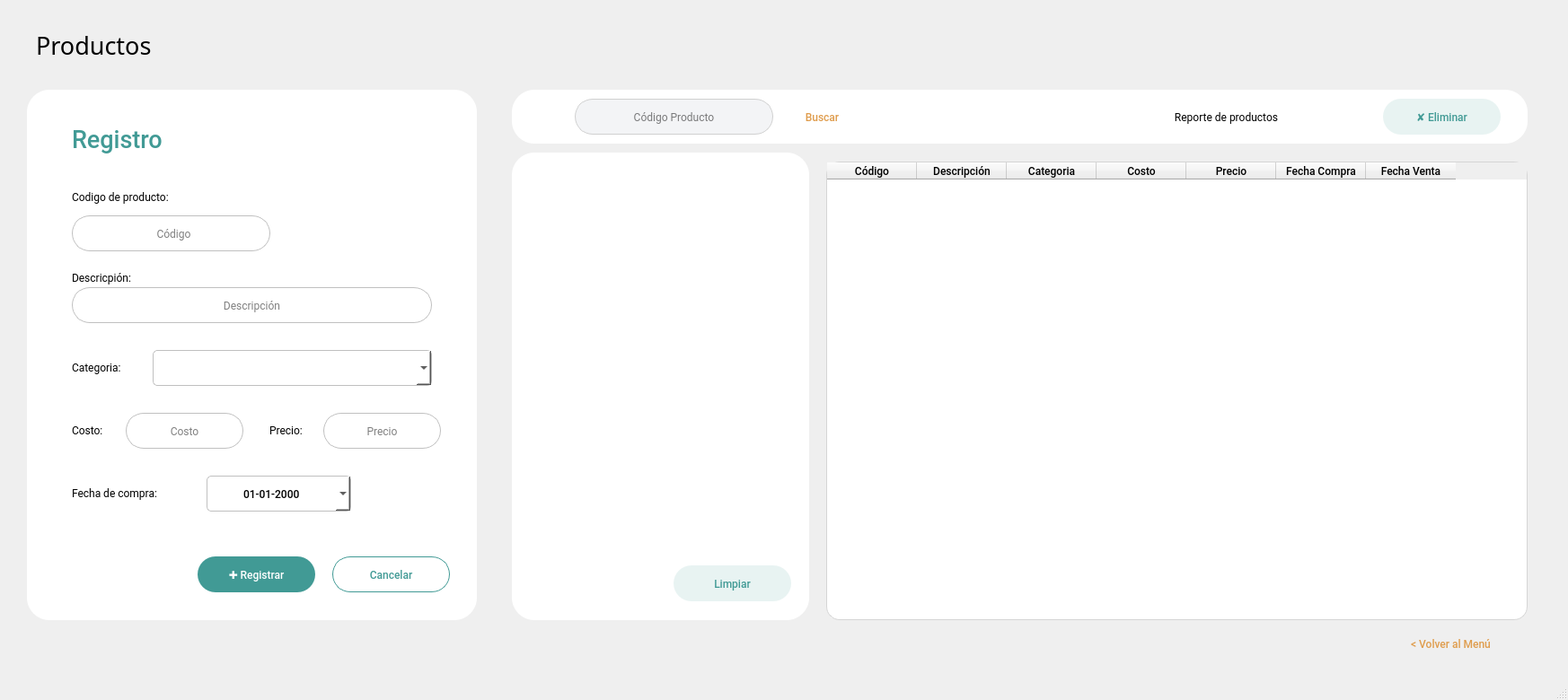
<?xml version="1.0" encoding="UTF-8"?>
<ui version="4.0">
 <class>MainWindow</class>
 <widget class="QMainWindow" name="MainWindow">
  <property name="geometry">
   <rect>
    <x>0</x>
    <y>0</y>
    <width>1746</width>
    <height>780</height>
   </rect>
  </property>
  <property name="windowTitle">
   <string>MainWindow</string>
  </property>
  <widget class="QWidget" name="centralwidget">
   <widget class="QLabel" name="label">
    <property name="geometry">
     <rect>
      <x>40</x>
      <y>20</y>
      <width>211</width>
      <height>61</height>
     </rect>
    </property>
    <property name="font">
     <font>
      <family>Poppins SemiBold</family>
      <pointsize>20</pointsize>
      <weight>50</weight>
      <bold>false</bold>
     </font>
    </property>
    <property name="styleSheet">
     <string notr="true"/>
    </property>
    <property name="text">
     <string>Productos</string>
    </property>
   </widget>
   <widget class="QFrame" name="frame">
    <property name="geometry">
     <rect>
      <x>30</x>
      <y>100</y>
      <width>501</width>
      <height>591</height>
     </rect>
    </property>
    <property name="font">
     <font>
      <family>Roboto Slab SemiBold</family>
     </font>
    </property>
    <property name="styleSheet">
     <string notr="true">QFrame {
	background: #fff;
	border: #c0c0c0;
	border-radius: 25px;
}</string>
    </property>
    <property name="frameShape">
     <enum>QFrame::StyledPanel</enum>
    </property>
    <property name="frameShadow">
     <enum>QFrame::Raised</enum>
    </property>
    <widget class="QLabel" name="label_5">
     <property name="geometry">
      <rect>
       <x>50</x>
       <y>200</y>
       <width>101</width>
       <height>18</height>
      </rect>
     </property>
     <property name="font">
      <font>
       <family>Roboto</family>
       <pointsize>9</pointsize>
      </font>
     </property>
     <property name="styleSheet">
      <string notr="true">QLabel {
border: none;
}</string>
     </property>
     <property name="text">
      <string>Descricpión:</string>
     </property>
    </widget>
    <widget class="QLabel" name="label_3">
     <property name="geometry">
      <rect>
       <x>50</x>
       <y>110</y>
       <width>161</width>
       <height>18</height>
      </rect>
     </property>
     <property name="font">
      <font>
       <family>Roboto</family>
       <pointsize>9</pointsize>
      </font>
     </property>
     <property name="styleSheet">
      <string notr="true">QLabel {
border: none;
}</string>
     </property>
     <property name="text">
      <string>Codigo de producto:</string>
     </property>
    </widget>
    <widget class="QLabel" name="label_8">
     <property name="geometry">
      <rect>
       <x>50</x>
       <y>370</y>
       <width>71</width>
       <height>18</height>
      </rect>
     </property>
     <property name="font">
      <font>
       <family>Roboto</family>
       <pointsize>9</pointsize>
      </font>
     </property>
     <property name="styleSheet">
      <string notr="true">QLabel {
border: none;
}
</string>
     </property>
     <property name="text">
      <string>Costo:</string>
     </property>
    </widget>
    <widget class="QLabel" name="label_9">
     <property name="geometry">
      <rect>
       <x>270</x>
       <y>370</y>
       <width>61</width>
       <height>18</height>
      </rect>
     </property>
     <property name="font">
      <font>
       <family>Roboto</family>
       <pointsize>9</pointsize>
      </font>
     </property>
     <property name="styleSheet">
      <string notr="true">QLabel {
border: none;
}
</string>
     </property>
     <property name="text">
      <string>Precio:</string>
     </property>
    </widget>
    <widget class="QLabel" name="label_10">
     <property name="geometry">
      <rect>
       <x>50</x>
       <y>300</y>
       <width>81</width>
       <height>18</height>
      </rect>
     </property>
     <property name="font">
      <font>
       <family>Roboto</family>
       <pointsize>9</pointsize>
      </font>
     </property>
     <property name="styleSheet">
      <string notr="true">QLabel {
border: none;
}</string>
     </property>
     <property name="text">
      <string>Categoria:</string>
     </property>
    </widget>
    <widget class="QLabel" name="label_6">
     <property name="geometry">
      <rect>
       <x>50</x>
       <y>440</y>
       <width>141</width>
       <height>18</height>
      </rect>
     </property>
     <property name="font">
      <font>
       <family>Roboto</family>
       <pointsize>9</pointsize>
      </font>
     </property>
     <property name="styleSheet">
      <string notr="true">QLabel {
border: none;
}</string>
     </property>
     <property name="text">
      <string>Fecha de compra:</string>
     </property>
    </widget>
    <widget class="QLabel" name="label_2">
     <property name="geometry">
      <rect>
       <x>50</x>
       <y>30</y>
       <width>211</width>
       <height>51</height>
      </rect>
     </property>
     <property name="font">
      <font>
       <family>Roboto Medium</family>
       <pointsize>20</pointsize>
       <weight>50</weight>
       <bold>false</bold>
      </font>
     </property>
     <property name="styleSheet">
      <string notr="true">QLabel {color: #419a95;
border: none;}</string>
     </property>
     <property name="text">
      <string>Registro</string>
     </property>
    </widget>
    <widget class="QDateEdit" name="dtCompraP">
     <property name="geometry">
      <rect>
       <x>200</x>
       <y>430</y>
       <width>161</width>
       <height>40</height>
      </rect>
     </property>
     <property name="font">
      <font>
       <family>Roboto Medium</family>
       <pointsize>9</pointsize>
      </font>
     </property>
     <property name="styleSheet">
      <string notr="true">QDateEdit {
	border: 1px solid #c0c0c0;
	border-radius: 5px;
	background: #fff;
	text-align: center;
}</string>
     </property>
     <property name="alignment">
      <set>Qt::AlignCenter</set>
     </property>
     <property name="displayFormat">
      <string>dd-MM-yyyy</string>
     </property>
     <property name="calendarPopup">
      <bool>true</bool>
     </property>
    </widget>
    <widget class="QLineEdit" name="txtCodigoP">
     <property name="geometry">
      <rect>
       <x>50</x>
       <y>140</y>
       <width>221</width>
       <height>40</height>
      </rect>
     </property>
     <property name="font">
      <font>
       <family>Roboto</family>
       <pointsize>9</pointsize>
      </font>
     </property>
     <property name="focusPolicy">
      <enum>Qt::StrongFocus</enum>
     </property>
     <property name="toolTipDuration">
      <number>1</number>
     </property>
     <property name="styleSheet">
      <string notr="true">QLineEdit {
	border: 1px solid #c0c0c0;
	border-radius: 20px;
	background: #fff;
}</string>
     </property>
     <property name="alignment">
      <set>Qt::AlignCenter</set>
     </property>
     <property name="placeholderText">
      <string>  Código</string>
     </property>
    </widget>
    <widget class="QLineEdit" name="txtDescripcionP">
     <property name="geometry">
      <rect>
       <x>50</x>
       <y>220</y>
       <width>401</width>
       <height>40</height>
      </rect>
     </property>
     <property name="font">
      <font>
       <family>Roboto</family>
       <pointsize>9</pointsize>
      </font>
     </property>
     <property name="focusPolicy">
      <enum>Qt::StrongFocus</enum>
     </property>
     <property name="toolTipDuration">
      <number>1</number>
     </property>
     <property name="styleSheet">
      <string notr="true">QLineEdit {
	border: 1px solid #c0c0c0;
	border-radius: 20px;
	background: #fff;
}</string>
     </property>
     <property name="alignment">
      <set>Qt::AlignCenter</set>
     </property>
     <property name="placeholderText">
      <string>Descripción</string>
     </property>
    </widget>
    <widget class="QLineEdit" name="txtCosto">
     <property name="geometry">
      <rect>
       <x>110</x>
       <y>360</y>
       <width>131</width>
       <height>40</height>
      </rect>
     </property>
     <property name="font">
      <font>
       <family>Roboto</family>
       <pointsize>9</pointsize>
      </font>
     </property>
     <property name="focusPolicy">
      <enum>Qt::StrongFocus</enum>
     </property>
     <property name="toolTipDuration">
      <number>1</number>
     </property>
     <property name="styleSheet">
      <string notr="true">QLineEdit {
	border: 1px solid #c0c0c0;
	border-radius: 20px;
	background: #fff;
}</string>
     </property>
     <property name="alignment">
      <set>Qt::AlignCenter</set>
     </property>
     <property name="placeholderText">
      <string>Costo</string>
     </property>
    </widget>
    <widget class="QLineEdit" name="txtPrecio">
     <property name="geometry">
      <rect>
       <x>330</x>
       <y>360</y>
       <width>131</width>
       <height>40</height>
      </rect>
     </property>
     <property name="font">
      <font>
       <family>Roboto</family>
       <pointsize>9</pointsize>
      </font>
     </property>
     <property name="focusPolicy">
      <enum>Qt::StrongFocus</enum>
     </property>
     <property name="toolTipDuration">
      <number>1</number>
     </property>
     <property name="styleSheet">
      <string notr="true">QLineEdit {
	border: 1px solid #c0c0c0;
	border-radius: 20px;
	background: #fff;
}</string>
     </property>
     <property name="alignment">
      <set>Qt::AlignCenter</set>
     </property>
     <property name="placeholderText">
      <string>Precio</string>
     </property>
    </widget>
    <widget class="QComboBox" name="cmbCategoriaP">
     <property name="geometry">
      <rect>
       <x>140</x>
       <y>290</y>
       <width>311</width>
       <height>40</height>
      </rect>
     </property>
     <property name="font">
      <font>
       <family>SF UI Display SemBd</family>
       <pointsize>9</pointsize>
      </font>
     </property>
     <property name="focusPolicy">
      <enum>Qt::StrongFocus</enum>
     </property>
     <property name="toolTipDuration">
      <number>3</number>
     </property>
     <property name="autoFillBackground">
      <bool>false</bool>
     </property>
     <property name="styleSheet">
      <string notr="true">QComboBox {
	border: 1px solid #c0c0c0;
	border-radius: 5px;
	background: #fff;
	text-align: center;
}</string>
     </property>
     <property name="currentIndex">
      <number>-1</number>
     </property>
     <property name="frame">
      <bool>true</bool>
     </property>
    </widget>
    <widget class="QPushButton" name="btnCancelarP">
     <property name="geometry">
      <rect>
       <x>340</x>
       <y>520</y>
       <width>131</width>
       <height>40</height>
      </rect>
     </property>
     <property name="font">
      <font>
       <family>Roboto Medium</family>
       <pointsize>9</pointsize>
      </font>
     </property>
     <property name="styleSheet">
      <string notr="true">QPushButton {
	border: 1px solid #419a95;
	border-radius: 20px;
	color: #419a95;
}</string>
     </property>
     <property name="text">
      <string>Cancelar</string>
     </property>
    </widget>
    <widget class="QPushButton" name="btnRegistrarP">
     <property name="geometry">
      <rect>
       <x>190</x>
       <y>520</y>
       <width>131</width>
       <height>40</height>
      </rect>
     </property>
     <property name="font">
      <font>
       <family>Roboto Medium</family>
       <pointsize>9</pointsize>
      </font>
     </property>
     <property name="styleSheet">
      <string notr="true">QPushButton {
	background: #419a95;
	border-radius: 20px;
	color: #fff
}</string>
     </property>
     <property name="text">
      <string>✚ Registrar</string>
     </property>
    </widget>
   </widget>
   <widget class="QTextEdit" name="txtPrint">
    <property name="geometry">
     <rect>
      <x>570</x>
      <y>170</y>
      <width>331</width>
      <height>521</height>
     </rect>
    </property>
    <property name="font">
     <font>
      <family>Roboto Medium</family>
      <pointsize>8</pointsize>
     </font>
    </property>
    <property name="styleSheet">
     <string notr="true">QTextEdit {
	background: #fff;
	border: #c0c0c0;
	border-radius: 25px;
	padding: 5px;
}</string>
    </property>
    <property name="readOnly">
     <bool>true</bool>
    </property>
    <property name="html">
     <string>&lt;!DOCTYPE HTML PUBLIC &quot;-//W3C//DTD HTML 4.0//EN&quot; &quot;http://www.w3.org/TR/REC-html40/strict.dtd&quot;&gt;
&lt;html&gt;&lt;head&gt;&lt;meta name=&quot;qrichtext&quot; content=&quot;1&quot; /&gt;&lt;style type=&quot;text/css&quot;&gt;
p, li { white-space: pre-wrap; }
&lt;/style&gt;&lt;/head&gt;&lt;body style=&quot; font-family:'Roboto Medium'; font-size:8pt; font-weight:400; font-style:normal;&quot;&gt;
&lt;p style=&quot;-qt-paragraph-type:empty; margin-top:0px; margin-bottom:0px; margin-left:0px; margin-right:0px; -qt-block-indent:0; text-indent:0px;&quot;&gt;&lt;br /&gt;&lt;/p&gt;&lt;/body&gt;&lt;/html&gt;</string>
    </property>
   </widget>
   <widget class="QTableWidget" name="tbwProductos">
    <property name="geometry">
     <rect>
      <x>920</x>
      <y>180</y>
      <width>781</width>
      <height>511</height>
     </rect>
    </property>
    <property name="font">
     <font>
      <family>Roboto Medium</family>
     </font>
    </property>
    <property name="styleSheet">
     <string notr="true">QTableWidget {
background: #fff;
border: 1px solid #D5D5D5;
border-radius: 15px;
}</string>
    </property>
    <column>
     <property name="text">
      <string>Código</string>
     </property>
    </column>
    <column>
     <property name="text">
      <string>Descripción</string>
     </property>
    </column>
    <column>
     <property name="text">
      <string>Categoria</string>
     </property>
    </column>
    <column>
     <property name="text">
      <string>Costo</string>
     </property>
    </column>
    <column>
     <property name="text">
      <string>Precio</string>
     </property>
    </column>
    <column>
     <property name="text">
      <string>Fecha Compra</string>
     </property>
    </column>
    <column>
     <property name="text">
      <string>Fecha Venta</string>
     </property>
    </column>
   </widget>
   <widget class="QFrame" name="frame_2">
    <property name="geometry">
     <rect>
      <x>570</x>
      <y>100</y>
      <width>1131</width>
      <height>60</height>
     </rect>
    </property>
    <property name="styleSheet">
     <string notr="true">QFrame {
	background: #fff;
	border: #c0c0c0;
	border-radius: 25px;
}</string>
    </property>
    <property name="frameShape">
     <enum>QFrame::StyledPanel</enum>
    </property>
    <property name="frameShadow">
     <enum>QFrame::Raised</enum>
    </property>
    <widget class="QLineEdit" name="txtProducto">
     <property name="geometry">
      <rect>
       <x>70</x>
       <y>10</y>
       <width>221</width>
       <height>40</height>
      </rect>
     </property>
     <property name="font">
      <font>
       <family>Roboto</family>
       <pointsize>9</pointsize>
      </font>
     </property>
     <property name="styleSheet">
      <string notr="true">QLineEdit {
	background: #f3f4f6;
	border: 1px solid #d0d0d0;
	border-radius: 20px;
}</string>
     </property>
     <property name="alignment">
      <set>Qt::AlignCenter</set>
     </property>
     <property name="placeholderText">
      <string>Código Producto</string>
     </property>
    </widget>
    <widget class="QPushButton" name="btnBuscarP">
     <property name="geometry">
      <rect>
       <x>300</x>
       <y>10</y>
       <width>91</width>
       <height>40</height>
      </rect>
     </property>
     <property name="font">
      <font>
       <family>Roboto Medium</family>
       <pointsize>9</pointsize>
      </font>
     </property>
     <property name="styleSheet">
      <string notr="true">QPushButton {
	border: none;
	color: #DF9C4C;
}</string>
     </property>
     <property name="text">
      <string>Buscar</string>
     </property>
    </widget>
    <widget class="QLabel" name="label_4">
     <property name="geometry">
      <rect>
       <x>20</x>
       <y>10</y>
       <width>40</width>
       <height>40</height>
      </rect>
     </property>
     <property name="text">
      <string/>
     </property>
     <property name="pixmap">
      <pixmap>../img/round_account_circle_black_24dp.png</pixmap>
     </property>
     <property name="scaledContents">
      <bool>true</bool>
     </property>
    </widget>
    <widget class="QPushButton" name="btnEliminarP">
     <property name="geometry">
      <rect>
       <x>970</x>
       <y>10</y>
       <width>131</width>
       <height>40</height>
      </rect>
     </property>
     <property name="font">
      <font>
       <family>Roboto Medium</family>
       <pointsize>9</pointsize>
      </font>
     </property>
     <property name="styleSheet">
      <string notr="true">QPushButton {
	background: #e8f3f2;
	border-radius: 20px;
	color: #419a95;
}</string>
     </property>
     <property name="text">
      <string>✘ Eliminar</string>
     </property>
    </widget>
    <widget class="QPushButton" name="btnReporte">
     <property name="geometry">
      <rect>
       <x>680</x>
       <y>10</y>
       <width>231</width>
       <height>40</height>
      </rect>
     </property>
     <property name="font">
      <font>
       <family>Roboto</family>
       <pointsize>9</pointsize>
      </font>
     </property>
     <property name="styleSheet">
      <string notr="true">* {
	border: none;
}</string>
     </property>
     <property name="text">
      <string>Reporte de productos</string>
     </property>
     <property name="icon">
      <iconset>
       <normaloff>../img/round_leaderboard_black_24dp.png</normaloff>../img/round_leaderboard_black_24dp.png</iconset>
     </property>
    </widget>
   </widget>
   <widget class="QPushButton" name="btnLimpiarP">
    <property name="geometry">
     <rect>
      <x>750</x>
      <y>630</y>
      <width>131</width>
      <height>40</height>
     </rect>
    </property>
    <property name="font">
     <font>
      <family>Roboto Medium</family>
      <pointsize>9</pointsize>
     </font>
    </property>
    <property name="styleSheet">
     <string notr="true">QPushButton {
	background: #e8f3f2;
	border-radius: 20px;
	color: #419a95;
}</string>
    </property>
    <property name="text">
     <string>Limpiar</string>
    </property>
   </widget>
   <widget class="QPushButton" name="btnVolverP">
    <property name="geometry">
     <rect>
      <x>1530</x>
      <y>700</y>
      <width>171</width>
      <height>35</height>
     </rect>
    </property>
    <property name="font">
     <font>
      <family>Roboto Medium</family>
      <pointsize>9</pointsize>
     </font>
    </property>
    <property name="styleSheet">
     <string notr="true">QPushButton {
	border: none;
	color: #DF9C4C;
}</string>
    </property>
    <property name="text">
     <string>&lt; Volver al Menú</string>
    </property>
   </widget>
  </widget>
  <widget class="QStatusBar" name="statusbar"/>
 </widget>
 <tabstops>
  <tabstop>txtCodigoP</tabstop>
  <tabstop>txtDescripcionP</tabstop>
  <tabstop>cmbCategoriaP</tabstop>
  <tabstop>txtCosto</tabstop>
  <tabstop>txtPrecio</tabstop>
  <tabstop>dtCompraP</tabstop>
  <tabstop>btnRegistrarP</tabstop>
  <tabstop>btnCancelarP</tabstop>
  <tabstop>txtProducto</tabstop>
  <tabstop>btnBuscarP</tabstop>
  <tabstop>btnEliminarP</tabstop>
  <tabstop>btnLimpiarP</tabstop>
  <tabstop>btnVolverP</tabstop>
  <tabstop>txtPrint</tabstop>
  <tabstop>tbwProductos</tabstop>
 </tabstops>
 <resources/>
 <connections/>
</ui>
